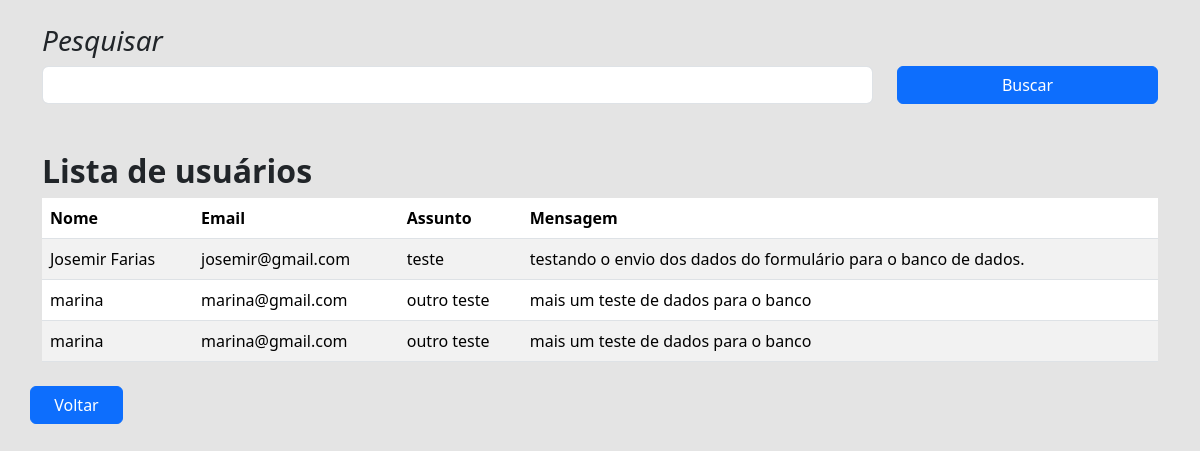
The app's page /lista, older data.
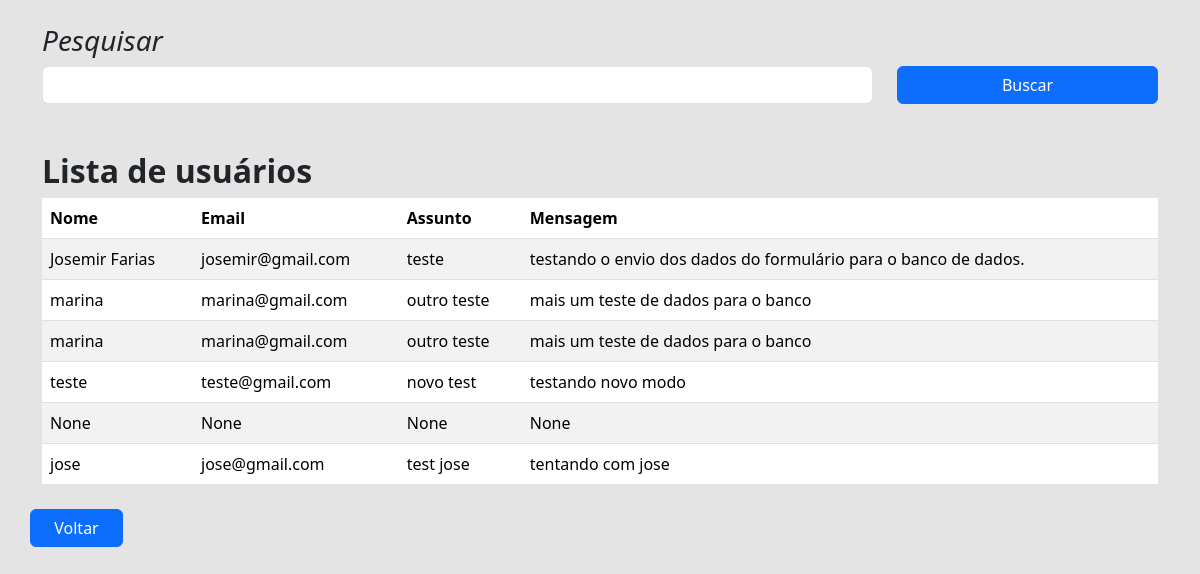
The same page, newer data.
### app/models.py (models this page shows)
class User(db.Model):
    id = db.Column(db.Integer, primary_key=True)
    data_criacao = db.Column(db.DateTime, default=datetime.now(timezone.utc))
    nome = db.Column(db.String, nullable=True)
    email = db.Column(db.String, nullable=True)
    assunto = db.Column(db.String, nullable=True)
    mensagem = db.Column(db.String, nullable=True)

### app/views.py (the view)
@app.route('/lista')  # Rota para a página de listagem
def lista():
    users = User.query.all()
    context = {'users': users}  # Criando um dicionário com a lista de usuários
    return render_template('lista.html', users=users)  # Renderizando o template lista.html e passando o dicionário como parâmetro

### app/templates/lista.html (shortened to what this page needs)
<!DOCTYPE html>
<html lang="pt-br">
    <head>
        <link href="https://cdn.jsdelivr.net/npm/bootstrap@5.3.3/dist/css/bootstrap.min.css" rel="stylesheet">
        <link rel="stylesheet" href="{{ url_for('static', filename='css/lista.css') }}">
    </head>
    <body>
        <div class="container">
            <div class="row mt-4">
                <h3><em>Pesquisar</em></h3>
            </div>
            <form method="get" class="row">
                <div class="col-9">
                    <input type="text" name="search" class="form-control">
                </div>
                <div class="col-3">
                    <button type="submit" class="btn btn-primary w-100">Buscar</button>
                </div>
            </form>
            <div class="row mt-5">
                <h2><strong>Lista de usuários</strong></h2>
            </div>
            <div class="col-12">
                <table class="table table-striped">
                    <thead>
                        <tr>
                            <th>Nome</th>
                            <th>Email</th>
                            <th>Assunto</th>
                            <th>Mensagem</th>
                        </tr>
                    </thead>
                    <tbody>
                        {% for user in users %}
                        <tr>
                            <td>{{ user.nome }}</td>
                            <td>{{ user.email }}</td>
                            <td>{{ user.assunto }}</td>
                            <td>{{ user.mensagem }}</td>
                        </tr>
                        {% endfor %}
                    </tbody>
                </table>
                <div class="row mt-4 col-1">
                   <a href="{{ url_for('home') }}" class="btn btn-primary">Voltar</a>
                </div>
            </div>
        </div>
    </body>
</html>

### app/static/css/lista.css (style rules this page uses)
body { background-color: #e4e4e4; }

Row changes from the older to the newer data that the page shows:
added User: nome "teste", email "teste@gmail.com", assunto "novo test", mensagem "testando novo modo"
added User: nome "None", email "None", assunto "None", mensagem "None"
added User: nome "jose", email "jose@gmail.com", assunto "test jose", mensagem "tentando com jose"
